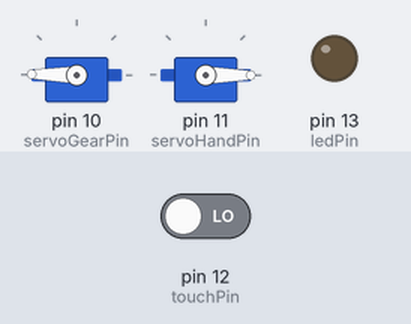
The sketch below on a simulated Arduino Uno, built with avr-gcc and run on an emulated ATmega328P. Parts: 2 × servo, output pins drawn as LEDs (lit = HIGH). The test bench sets the inputs (shaded band); at power-on: pin 12 (touchPin) LOW.

Above: at 9.4 s.
9.5 s: pin 12 (touchPin) driven HIGH
At 10.59 s:
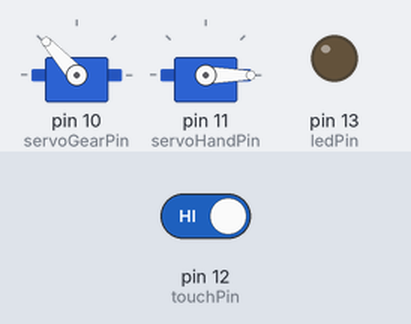
At 13.9 s:
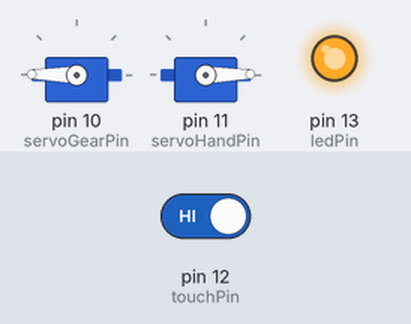
15.9 s: pin 12 (touchPin) driven LOW
At 21.38 s:
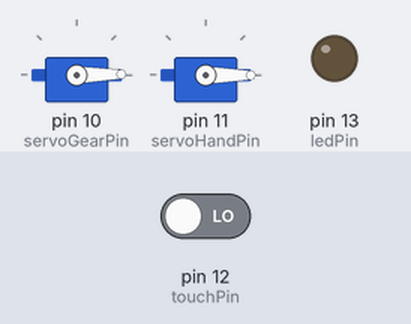
Timing chart, 0 to 27.2 s (numbered marks = the images above; inputs shaded):
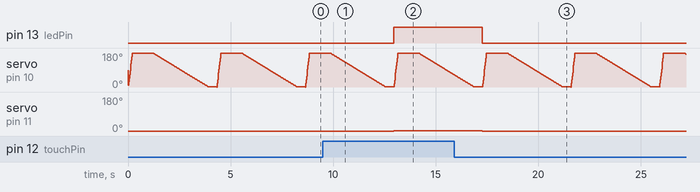

The sketch:

mod2_final.ino
```cpp
//Project eleven controllable servo
#include <Servo.h> // insert the Servo.h library
Servo gearServo; // create servo object to control servo
Servo handServo;

const int servoGearPin = 10;
const int servoHandPin = 11;
const int touchPin = 12;  // the number of the pushbutton pin
const int ledPin = 13;    // the number of the LED pin

int pos = 0; // position of servo

void setup() {
  gearServo.attach(servoGearPin); //Attach the servo on pin 9 to the servo object.
  handServo.attach(servoHandPin);

  // declare the digital pins we are using as either input or output:
  pinMode(touchPin, INPUT);
  pinMode(ledPin, OUTPUT);

  // set initial LED state
  digitalWrite(ledPin, HIGH);
}

void loop() {
  // read the state of the touch sensor into a local variable:
  int reading = digitalRead(touchPin);
  Serial.print(reading);

  // if a touch event is detected
  if (reading == 1) {
    digitalWrite(ledPin, HIGH);
    if (pos < 180) pos ++;
    handServo.write(pos);
    delay(2);
  // if not, turn off the LED
  } else {
    digitalWrite(ledPin, LOW);
    if (pos >= 0) pos--;
    handServo.write(pos);
    delay(10);
  }

  // Rotate loop
  for(pos = 0; pos < 180; pos += 1){ //servo turns from 0 to 180 in steps of 1 degree
    gearServo.write(pos); //tell servo to go to position in variable 'pos'
    delay(1); //waits 15ms for the servo to reach the position
  }
  delay(1000);
  for(pos = 180; pos>=1; pos-=1) { // servo turns from 180 to 0 in steps of 1 degree
    gearServo.write(pos); //tell servo to go to position in variable 'pos'
    delay(15); //waits 15ms for the servo to reach the position
  }
  delay(400);
}
```

Measured:
- after the input at 9.5 s, pin 13 (ledPin): LOW → HIGH after 3.5 s; servo on pin 11 (servoHandPin): 0° → 1° after 3.5 s
- after the input at 15.9 s, pin 13 (ledPin): HIGH → LOW after 1.4 s; servo on pin 11 (servoHandPin): 1° → 0° after 1.4 s
